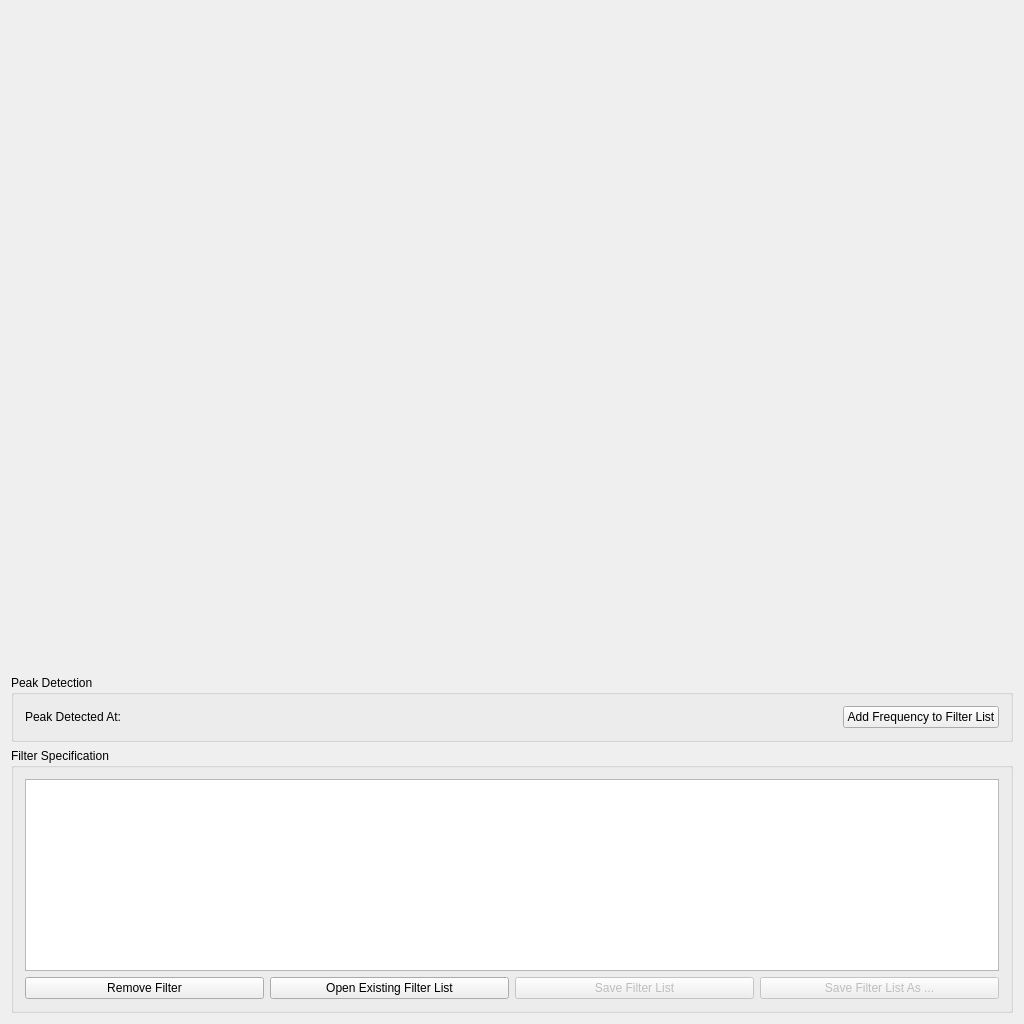
<?xml version="1.0" encoding="UTF-8"?>
<ui version="4.0">
 <class>MainWindow</class>
 <widget class="QMainWindow" name="MainWindow">
  <property name="geometry">
   <rect>
    <x>0</x>
    <y>0</y>
    <width>1024</width>
    <height>1024</height>
   </rect>
  </property>
  <property name="windowTitle">
   <string>OFS Ringout Tool</string>
  </property>
  <widget class="QWidget" name="centralWidget">
   <property name="sizePolicy">
    <sizepolicy hsizetype="Maximum" vsizetype="Preferred">
     <horstretch>0</horstretch>
     <verstretch>0</verstretch>
    </sizepolicy>
   </property>
   <layout class="QVBoxLayout" name="verticalLayout">
    <item>
     <widget class="QCustomPlot" name="responsePlot" native="true">
      <property name="sizePolicy">
       <sizepolicy hsizetype="Expanding" vsizetype="Expanding">
        <horstretch>0</horstretch>
        <verstretch>0</verstretch>
       </sizepolicy>
      </property>
     </widget>
    </item>
    <item>
     <widget class="QGroupBox" name="statusBox">
      <property name="sizePolicy">
       <sizepolicy hsizetype="Preferred" vsizetype="Maximum">
        <horstretch>0</horstretch>
        <verstretch>0</verstretch>
       </sizepolicy>
      </property>
      <property name="title">
       <string>Peak Detection</string>
      </property>
      <layout class="QHBoxLayout" name="horizontalLayout">
       <item>
        <widget class="QLabel" name="PeakStatusLabel">
         <property name="sizePolicy">
          <sizepolicy hsizetype="Minimum" vsizetype="Preferred">
           <horstretch>0</horstretch>
           <verstretch>0</verstretch>
          </sizepolicy>
         </property>
         <property name="text">
          <string>Peak Detected At: </string>
         </property>
        </widget>
       </item>
       <item>
        <widget class="QPushButton" name="addPeakButton">
         <property name="sizePolicy">
          <sizepolicy hsizetype="Maximum" vsizetype="Fixed">
           <horstretch>0</horstretch>
           <verstretch>0</verstretch>
          </sizepolicy>
         </property>
         <property name="text">
          <string>Add Frequency to Filter List</string>
         </property>
        </widget>
       </item>
      </layout>
     </widget>
    </item>
    <item>
     <widget class="QGroupBox" name="filterFileGroup">
      <property name="sizePolicy">
       <sizepolicy hsizetype="Preferred" vsizetype="Maximum">
        <horstretch>0</horstretch>
        <verstretch>0</verstretch>
       </sizepolicy>
      </property>
      <property name="title">
       <string>Filter Specification</string>
      </property>
      <layout class="QVBoxLayout" name="verticalLayout_3">
       <item>
        <widget class="QListWidget" name="filterList">
         <property name="selectionMode">
          <enum>QAbstractItemView::MultiSelection</enum>
         </property>
        </widget>
       </item>
       <item>
        <layout class="QHBoxLayout" name="horizontalLayout_3">
         <item>
          <widget class="QPushButton" name="removeButton">
           <property name="text">
            <string>Remove Filter</string>
           </property>
          </widget>
         </item>
         <item>
          <widget class="QPushButton" name="openButton">
           <property name="text">
            <string>Open Existing Filter List</string>
           </property>
          </widget>
         </item>
         <item>
          <widget class="QPushButton" name="saveButton">
           <property name="enabled">
            <bool>false</bool>
           </property>
           <property name="text">
            <string>Save Filter List</string>
           </property>
          </widget>
         </item>
         <item>
          <widget class="QPushButton" name="saveAsButton">
           <property name="enabled">
            <bool>false</bool>
           </property>
           <property name="text">
            <string>Save Filter List As ...</string>
           </property>
          </widget>
         </item>
        </layout>
       </item>
      </layout>
     </widget>
    </item>
   </layout>
  </widget>
 </widget>
 <layoutdefault spacing="6" margin="11"/>
 <customwidgets>
  <customwidget>
   <class>QCustomPlot</class>
   <extends>QWidget</extends>
   <header>qcustomplot.h</header>
   <container>1</container>
  </customwidget>
 </customwidgets>
 <resources/>
 <connections/>
</ui>
